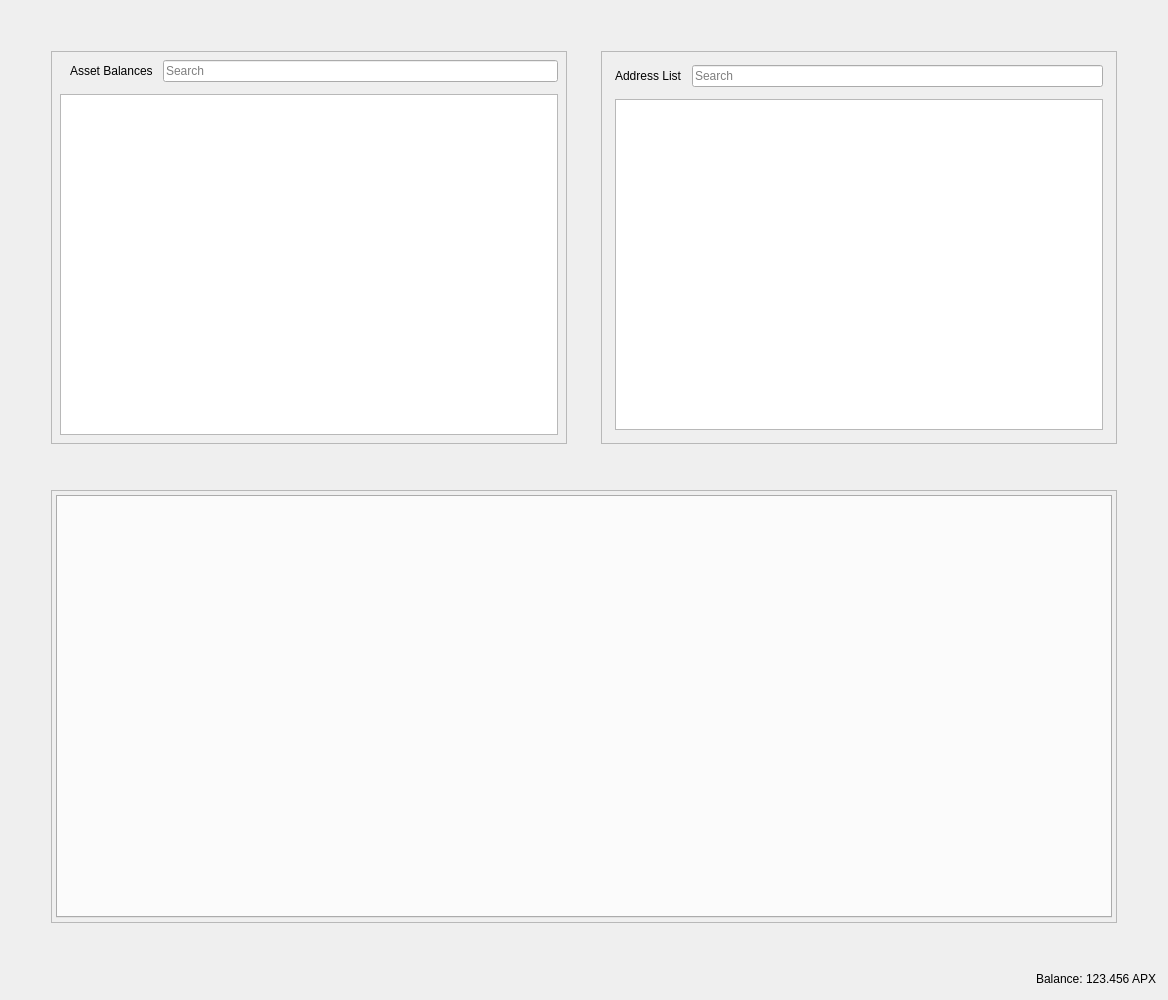
<?xml version="1.0" encoding="UTF-8"?>
<ui version="4.0">
 <class>RestrictedAssetsDialog</class>
 <widget class="QDialog" name="RestrictedAssetsDialog">
  <property name="geometry">
   <rect>
    <x>0</x>
    <y>0</y>
    <width>1168</width>
    <height>1000</height>
   </rect>
  </property>
  <property name="windowTitle">
   <string>Send Coins</string>
  </property>
  <layout class="QVBoxLayout" name="verticalLayout">
   <item>
    <layout class="QHBoxLayout" name="horizontalLayout">
     <property name="spacing">
      <number>34</number>
     </property>
     <property name="leftMargin">
      <number>40</number>
     </property>
     <property name="topMargin">
      <number>40</number>
     </property>
     <property name="rightMargin">
      <number>40</number>
     </property>
     <property name="bottomMargin">
      <number>40</number>
     </property>
     <item>
      <widget class="QFrame" name="frameAssetBalance">
       <property name="frameShape">
        <enum>QFrame::StyledPanel</enum>
       </property>
       <property name="frameShadow">
        <enum>QFrame::Raised</enum>
       </property>
       <layout class="QVBoxLayout" name="verticalLayout_7">
        <property name="spacing">
         <number>12</number>
        </property>
        <property name="leftMargin">
         <number>4</number>
        </property>
        <property name="topMargin">
         <number>4</number>
        </property>
        <property name="rightMargin">
         <number>4</number>
        </property>
        <property name="bottomMargin">
         <number>4</number>
        </property>
        <item>
         <layout class="QVBoxLayout" name="verticalLayout_4">
          <property name="spacing">
           <number>12</number>
          </property>
          <property name="leftMargin">
           <number>4</number>
          </property>
          <property name="topMargin">
           <number>4</number>
          </property>
          <property name="rightMargin">
           <number>4</number>
          </property>
          <property name="bottomMargin">
           <number>4</number>
          </property>
          <item>
           <layout class="QHBoxLayout" name="horizontalLayout_8">
            <property name="spacing">
             <number>10</number>
            </property>
            <property name="leftMargin">
             <number>10</number>
            </property>
            <item>
             <widget class="QLabel" name="labelAssetBalance">
              <property name="text">
               <string>Asset Balances</string>
              </property>
             </widget>
            </item>
            <item>
             <widget class="QLineEdit" name="lineEditAssetSearch">
              <property name="placeholderText">
               <string>Search</string>
              </property>
             </widget>
            </item>
           </layout>
          </item>
          <item>
           <widget class="QTableView" name="listAssets"/>
          </item>
         </layout>
        </item>
       </layout>
      </widget>
     </item>
     <item>
      <widget class="QFrame" name="frameAddressList">
       <property name="frameShape">
        <enum>QFrame::StyledPanel</enum>
       </property>
       <property name="frameShadow">
        <enum>QFrame::Raised</enum>
       </property>
       <layout class="QVBoxLayout" name="verticalLayout_10">
        <property name="spacing">
         <number>12</number>
        </property>
        <item>
         <layout class="QVBoxLayout" name="verticalLayout_9">
          <property name="spacing">
           <number>12</number>
          </property>
          <property name="leftMargin">
           <number>4</number>
          </property>
          <property name="topMargin">
           <number>4</number>
          </property>
          <property name="rightMargin">
           <number>4</number>
          </property>
          <property name="bottomMargin">
           <number>4</number>
          </property>
          <item>
           <layout class="QHBoxLayout" name="horizontalLayout_9">
            <property name="spacing">
             <number>10</number>
            </property>
            <property name="leftMargin">
             <number>0</number>
            </property>
            <property name="topMargin">
             <number>0</number>
            </property>
            <property name="rightMargin">
             <number>0</number>
            </property>
            <property name="bottomMargin">
             <number>0</number>
            </property>
            <item>
             <widget class="QLabel" name="labelAddressList">
              <property name="text">
               <string>Address List</string>
              </property>
             </widget>
            </item>
            <item>
             <widget class="QLineEdit" name="lineEditAddressSearch">
              <property name="placeholderText">
               <string>Search</string>
              </property>
             </widget>
            </item>
           </layout>
          </item>
          <item>
           <widget class="QTableView" name="myAddressList"/>
          </item>
         </layout>
        </item>
       </layout>
      </widget>
     </item>
    </layout>
   </item>
   <item>
    <layout class="QHBoxLayout" name="horizontalLayout_4">
     <property name="spacing">
      <number>34</number>
     </property>
     <property name="leftMargin">
      <number>40</number>
     </property>
     <property name="topMargin">
      <number>0</number>
     </property>
     <property name="rightMargin">
      <number>40</number>
     </property>
     <property name="bottomMargin">
      <number>40</number>
     </property>
     <item>
      <widget class="QFrame" name="tabFrame">
       <property name="frameShape">
        <enum>QFrame::StyledPanel</enum>
       </property>
       <property name="frameShadow">
        <enum>QFrame::Raised</enum>
       </property>
       <layout class="QVBoxLayout" name="verticalLayout_8">
        <property name="spacing">
         <number>12</number>
        </property>
        <property name="leftMargin">
         <number>4</number>
        </property>
        <property name="topMargin">
         <number>4</number>
        </property>
        <property name="rightMargin">
         <number>4</number>
        </property>
        <property name="bottomMargin">
         <number>4</number>
        </property>
        <item>
         <widget class="QTabWidget" name="tabWidget">
          <property name="tabPosition">
           <enum>QTabWidget::North</enum>
          </property>
          <property name="tabShape">
           <enum>QTabWidget::Rounded</enum>
          </property>
          <property name="currentIndex">
           <number>-1</number>
          </property>
          <property name="elideMode">
           <enum>Qt::ElideNone</enum>
          </property>
         </widget>
        </item>
       </layout>
      </widget>
     </item>
    </layout>
   </item>
   <item>
    <layout class="QHBoxLayout" name="horizontalLayout_2">
     <property name="spacing">
      <number>3</number>
     </property>
     <item>
      <spacer name="horizontalSpacer">
       <property name="orientation">
        <enum>Qt::Horizontal</enum>
       </property>
       <property name="sizeHint" stdset="0">
        <size>
         <width>40</width>
         <height>20</height>
        </size>
       </property>
      </spacer>
     </item>
     <item alignment="Qt::AlignRight">
      <widget class="QLabel" name="label">
       <property name="sizePolicy">
        <sizepolicy hsizetype="Preferred" vsizetype="Fixed">
         <horstretch>0</horstretch>
         <verstretch>0</verstretch>
        </sizepolicy>
       </property>
       <property name="text">
        <string>Balance:</string>
       </property>
      </widget>
     </item>
     <item alignment="Qt::AlignRight">
      <widget class="QLabel" name="labelBalance">
       <property name="sizePolicy">
        <sizepolicy hsizetype="Preferred" vsizetype="Fixed">
         <horstretch>0</horstretch>
         <verstretch>0</verstretch>
        </sizepolicy>
       </property>
       <property name="cursor">
        <cursorShape>IBeamCursor</cursorShape>
       </property>
       <property name="text">
        <string notr="true">123.456 APX</string>
       </property>
       <property name="textInteractionFlags">
        <set>Qt::LinksAccessibleByMouse|Qt::TextSelectableByKeyboard|Qt::TextSelectableByMouse</set>
       </property>
      </widget>
     </item>
    </layout>
   </item>
  </layout>
 </widget>
 <resources>
  <include location="../apixcash.qrc"/>
 </resources>
 <connections/>
</ui>
